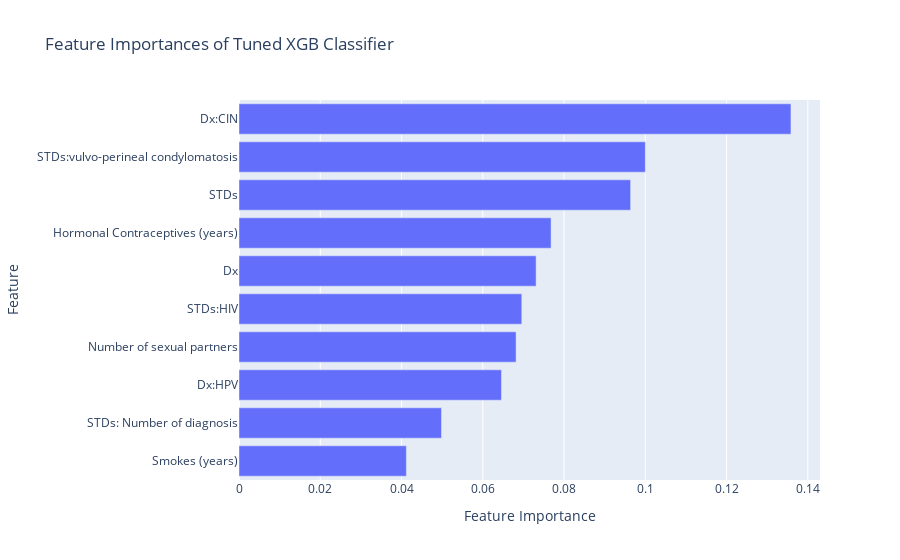

Source (notebook cell):
### Markdown cell above
# Communicate Results

### Code cell
importances = tuned_xgb_model.named_steps['xgbclassifier'].feature_importances_

importances_df = pd.DataFrame({'importances': importances},
                              index = X_test.columns).sort_values(by = 'importances')

importances_top_10 = importances_df.tail(10)

feat_imps = px.bar(importances_top_10, 
                            x = 'importances',
                            labels = dict(importances = 'Feature Importance',
                                          index = 'Feature'),
                            title = 'Feature Importances of Tuned XGB Classifier')
feat_imps.show()

### Figure 1 — Plotly figure (JSON) as saved in the notebook; plotly's stock layout.template omitted (floating-point values rounded to 4 significant figures)
{"data": [{"alignmentgroup": "True", "hovertemplate": "Feature Importance=%{x}<br>Feature=%{y}<extra></extra>", "legendgroup": "", "marker": {"color": "#636efa"}, "name": "", "offsetgroup": "", "orientation": "h", "showlegend": false, "textposition": "auto", "type": "bar", "x": [0.04119, 0.04984, 0.06461, 0.0682, 0.0696, 0.07312, 0.07681, 0.09638, 0.1, 0.1358], "xaxis": "x", "y": ["Smokes (years)", "STDs: Number of diagnosis", "Dx:HPV", "Number of sexual partners", "STDs:HIV", "Dx", "Hormonal Contraceptives (years)", "STDs", "STDs:vulvo-perineal condylomatosis", "Dx:CIN"], "yaxis": "y"}], "layout": {"barmode": "relative", "legend": {"tracegroupgap": 0}, "title": {"text": "Feature Importances of Tuned XGB Classifier"}, "xaxis": {"anchor": "y", "domain": [0, 1], "title": {"text": "Feature Importance"}}, "yaxis": {"anchor": "x", "domain": [0, 1], "title": {"text": "Feature"}}}}
